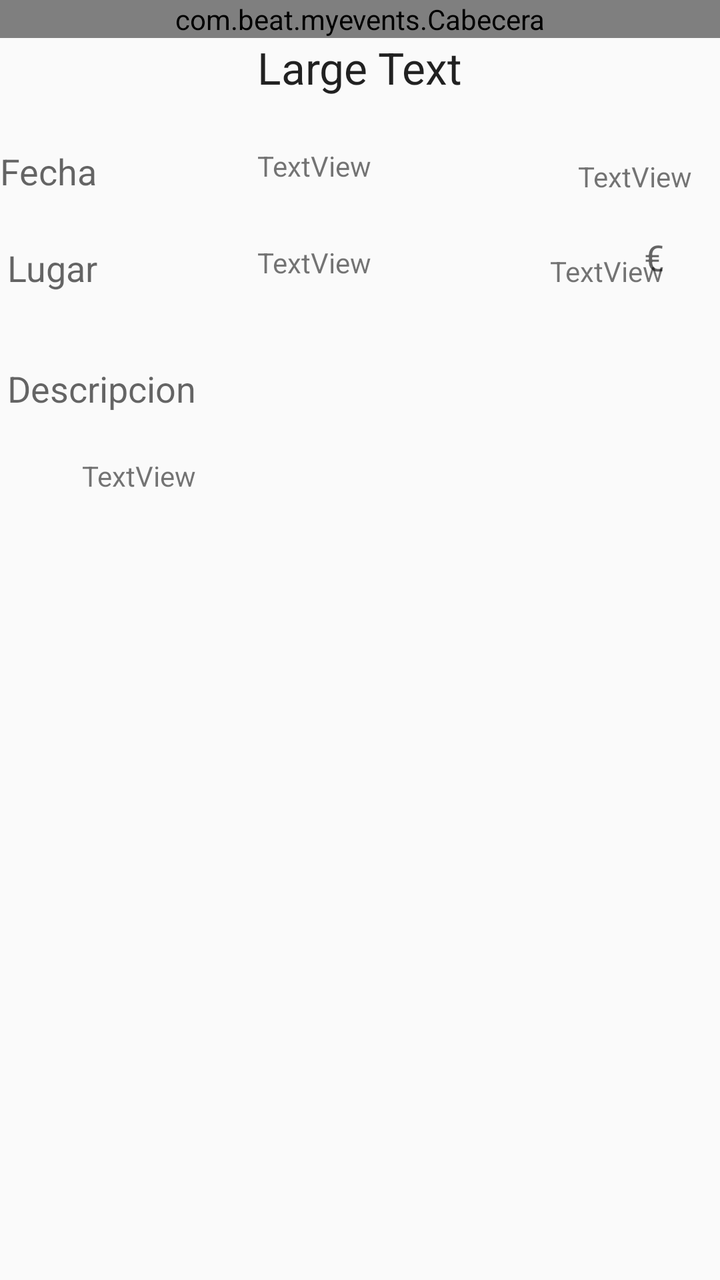
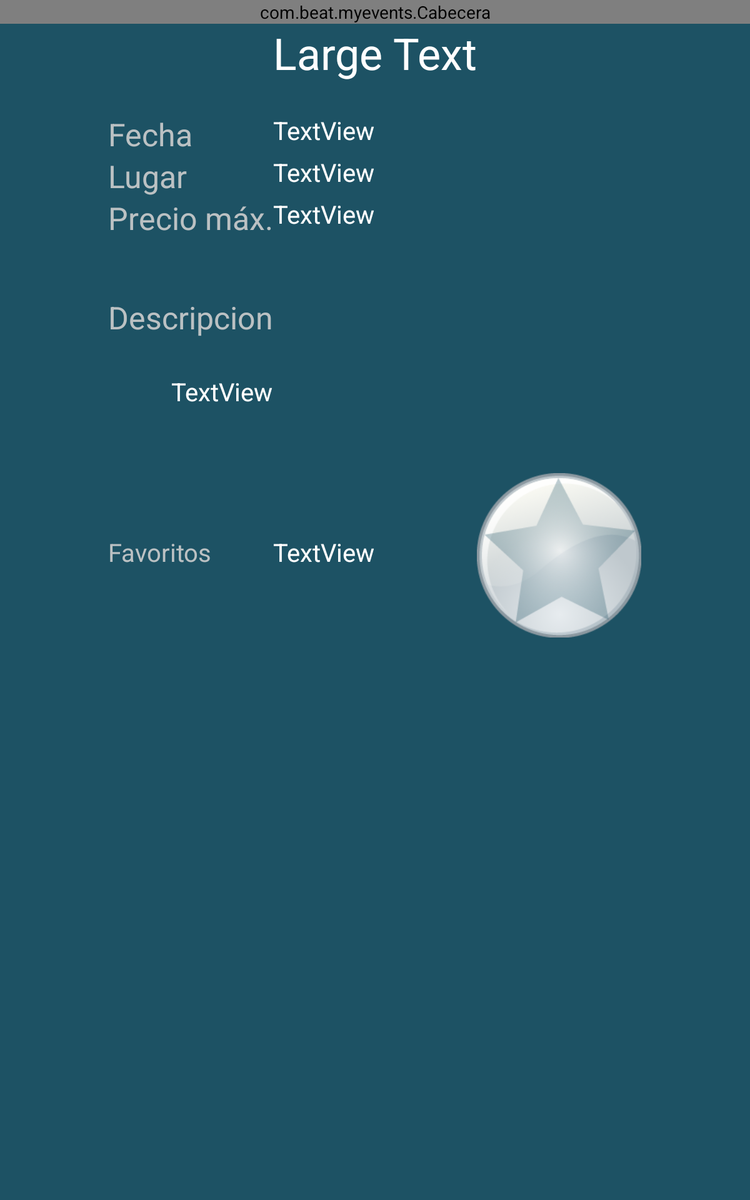

One screen, two layout resources from the same app: the default and the repository's alternative for another configuration. Each is rendered where Android would select it; the XML of both is given below.
<!-- AndroidManifest.xml: application theme AppTheme -->
<!-- res/layout/fragment_detail.xml -->
<LinearLayout xmlns:android="http://schemas.android.com/apk/res/android"
    android:layout_width="match_parent"
    android:layout_height="match_parent"
    android:orientation="vertical" >
    <com.beat.myevents.Cabecera
        android:id="@+id/cabecera"
        android:layout_width="match_parent"
        android:layout_height="wrap_content" >
    </com.beat.myevents.Cabecera>
<RelativeLayout
       android:layout_width="match_parent"
    android:layout_height="match_parent" >

        <TextView
            android:id="@+id/detailTitle"
            android:layout_width="wrap_content"
            android:layout_height="wrap_content"
            android:layout_alignParentTop="true"
            android:layout_centerHorizontal="true"
            android:text="Large Text"
            android:textAppearance="?android:attr/textAppearanceLarge" />

        <TextView
            android:id="@+id/textView1"
            android:layout_width="wrap_content"
            android:layout_height="wrap_content"
            android:layout_alignParentLeft="true"
            android:layout_alignTop="@+id/detailDate"
            android:text="@string/fecha"
            android:textAppearance="?android:attr/textAppearanceMedium" />

        <TextView
            android:id="@+id/detailDate"
            android:layout_width="wrap_content"
            android:layout_height="wrap_content"
            android:layout_alignLeft="@+id/detailTitle"
            android:layout_below="@+id/detailTitle"
            android:layout_marginTop="25dp"
            android:text="TextView" />

        <TextView
            android:id="@+id/detailAddress"
            android:layout_width="wrap_content"
            android:layout_height="wrap_content"
            android:layout_alignLeft="@+id/detailDate"
            android:layout_alignTop="@+id/textView2"
            android:text="TextView" />

        <TextView
            android:id="@+id/detailLikes"
            android:layout_width="wrap_content"
            android:layout_height="wrap_content"
            android:layout_above="@+id/textView2"
            android:layout_alignParentRight="true"
            android:layout_marginRight="14dp"
            android:text="TextView" />

        <TextView
            android:id="@+id/detailPrice"
            android:layout_width="wrap_content"
            android:layout_height="wrap_content"
            android:layout_alignBaseline="@+id/textView2"
            android:layout_alignBottom="@+id/textView2"
            android:layout_alignRight="@+id/detailLikes"
            android:layout_marginRight="14dp"
            android:text="TextView" />

        <TextView
            android:id="@+id/textView2"
            android:layout_width="wrap_content"
            android:layout_height="wrap_content"
            android:layout_alignRight="@+id/textView1"
            android:layout_below="@+id/textView1"
            android:layout_marginTop="24dp"
            android:text="@string/lugar"
            android:textAppearance="?android:attr/textAppearanceMedium" />

        <TextView
            android:id="@+id/textView3"
            android:layout_width="wrap_content"
            android:layout_height="wrap_content"
            android:layout_alignBottom="@+id/detailAddress"
            android:layout_alignRight="@+id/detailPrice"
            android:text="€"
            android:textAppearance="?android:attr/textAppearanceMedium" />

        <TextView
            android:id="@+id/detailDesc"
            android:layout_width="wrap_content"
            android:layout_height="wrap_content"
            android:layout_alignRight="@+id/textView4"
            android:layout_below="@+id/textView4"
            android:layout_marginTop="22dp"
            android:text="TextView" />

        <TextView
            android:id="@+id/textView4"
            android:layout_width="wrap_content"
            android:layout_height="wrap_content"
            android:layout_alignLeft="@+id/textView2"
            android:layout_below="@+id/textView2"
            android:layout_marginTop="36dp"
            android:text="@string/descripcion"
            android:textAppearance="?android:attr/textAppearanceMedium" />

</RelativeLayout>
</LinearLayout>
<!-- resources referenced by this layout -->
<resources>
  <string name="descripcion">Descripcion</string>
  <string name="fecha">Fecha</string>
  <string name="lugar">Lugar</string>
  <style name="AppTheme" parent="AppBaseTheme">
          
      </style>
  <style name="AppBaseTheme" parent="Theme.AppCompat.Light">
          
      </style>
</resources>
<!-- res/layout-large/fragment_detail.xml (the repository's variant of the layout above) -->
<!-- drawn on a 7-inch tablet held upright -->
<LinearLayout xmlns:android="http://schemas.android.com/apk/res/android"
    android:layout_width="match_parent"
    android:layout_height="match_parent"
    android:orientation="vertical" >
    <com.beat.myevents.Cabecera
        android:id="@+id/cabecera"
        android:layout_width="match_parent"
        android:layout_height="wrap_content" >
    </com.beat.myevents.Cabecera>

    <RelativeLayout
        android:layout_width="match_parent"
        android:layout_height="match_parent"
        android:background="@color/darkBlue" >

        <TextView
            android:id="@+id/detailTitle"
            android:layout_width="wrap_content"
            android:layout_height="wrap_content"
            android:layout_alignParentTop="true"
            android:layout_centerHorizontal="true"
            android:text="Large Text"
            android:textAppearance="?android:attr/textAppearanceLarge"
            android:textColor="@color/white"
            android:textSize="@dimen/letterSize" />

        <TextView
            android:id="@+id/detailDate"
            android:layout_width="wrap_content"
            android:layout_height="wrap_content"
            android:layout_alignLeft="@+id/detailTitle"
            android:layout_below="@+id/detailTitle"
            android:layout_marginTop="25dp"
            android:text="TextView"
            android:textColor="@color/white"
            android:textSize="20sp" />

        <TextView
            android:id="@+id/detailAddress"
            android:layout_width="wrap_content"
            android:layout_height="wrap_content"
            android:layout_alignLeft="@+id/detailDate"
            android:layout_alignTop="@+id/textView2"
            android:text="TextView"
            android:textColor="@color/white"
            android:textSize="20sp" />

        <TextView
            android:id="@+id/price"
            android:layout_width="wrap_content"
            android:layout_height="wrap_content"
            android:layout_alignLeft="@+id/textView2"
            android:layout_alignTop="@+id/detailDate"
            android:text="@string/fecha"
            android:textAppearance="?android:attr/textAppearanceMedium"
            android:textColor="@color/gray"
            android:textSize="25sp" />

        <TextView
            android:id="@+id/detailDesc"
            android:layout_width="wrap_content"
            android:layout_height="wrap_content"
            android:layout_alignRight="@+id/textView4"
            android:layout_below="@+id/textView4"
            android:layout_marginTop="29dp"
            android:text="TextView"
            android:textColor="@color/white"
            android:textSize="20sp" />

        <TextView
            android:id="@+id/textView4"
            android:layout_width="wrap_content"
            android:layout_height="wrap_content"
            android:layout_below="@+id/textView3"
            android:layout_marginTop="46dp"
            android:layout_toLeftOf="@+id/detailAddress"
            android:text="@string/descripcion"
            android:textAppearance="?android:attr/textAppearanceMedium"
            android:textColor="@color/gray"
            android:textSize="25sp" />

        <TextView
            android:id="@+id/textView3"
            android:layout_width="wrap_content"
            android:layout_height="wrap_content"
            android:layout_alignLeft="@+id/textView2"
            android:layout_below="@+id/textView2"
            android:text="@string/price"
            android:textAppearance="?android:attr/textAppearanceMedium"
            android:textColor="@color/gray"
            android:textSize="25sp" />

        <TextView
            android:id="@+id/detailPrice"
            android:layout_width="wrap_content"
            android:layout_height="wrap_content"
            android:layout_alignLeft="@+id/detailAddress"
            android:layout_alignTop="@+id/textView3"
            android:text="TextView"
            android:textColor="@color/white"
            android:textSize="20sp" />

        <TextView
            android:id="@+id/textView2"
            android:layout_width="wrap_content"
            android:layout_height="wrap_content"
            android:layout_alignLeft="@+id/textView4"
            android:layout_below="@+id/price"
            android:text="@string/lugar"
            android:textAppearance="?android:attr/textAppearanceMedium"
            android:textColor="@color/gray"
            android:textSize="25sp" />

        <Button
            android:id="@+id/button1"
            android:layout_width="wrap_content"
            android:layout_height="wrap_content"
            android:layout_below="@+id/detailDesc"
            android:layout_marginTop="52dp"
            android:layout_toRightOf="@+id/detailTitle"
            android:background="@drawable/fav"
            android:minHeight="38dp" />

        <TextView
            android:id="@+id/textView5"
            android:layout_width="wrap_content"
            android:layout_height="wrap_content"
            android:layout_alignBaseline="@+id/button1"
            android:layout_alignBottom="@+id/button1"
            android:layout_alignLeft="@+id/textView4"
            android:text="Favoritos"
            android:textColor="@color/gray"
            android:textSize="20sp" />

        <TextView
            android:id="@+id/detailLikes"
            android:layout_width="wrap_content"
            android:layout_height="wrap_content"
            android:layout_alignBaseline="@+id/textView5"
            android:layout_alignBottom="@+id/textView5"
            android:layout_toRightOf="@+id/detailDesc"
            android:text="TextView"
            android:textColor="@color/white"
            android:textSize="20sp" />

    </RelativeLayout>

</LinearLayout>
<!-- resources referenced by the variant -->
<!-- as a 7-inch tablet held upright resolves them -->
<resources>
  <color name="darkBlue"> #1D5264</color>
  <color name="gray">#BBC1C3</color>
  <color name="white">#FFFFFF</color>
  <dimen name="letterSize">35dip</dimen>
  <!-- drawable fav: png bitmap (drawable-hdpi, 24317 bytes) -->
  <string name="descripcion">Descripcion</string>
  <string name="fecha">Fecha</string>
  <string name="lugar">Lugar</string>
  <string name="price">Precio máx.</string>
  <style name="AppTheme" parent="AppBaseTheme">
          
      </style>
  <style name="AppBaseTheme" parent="Theme.AppCompat.Light">
          
      </style>
</resources>
